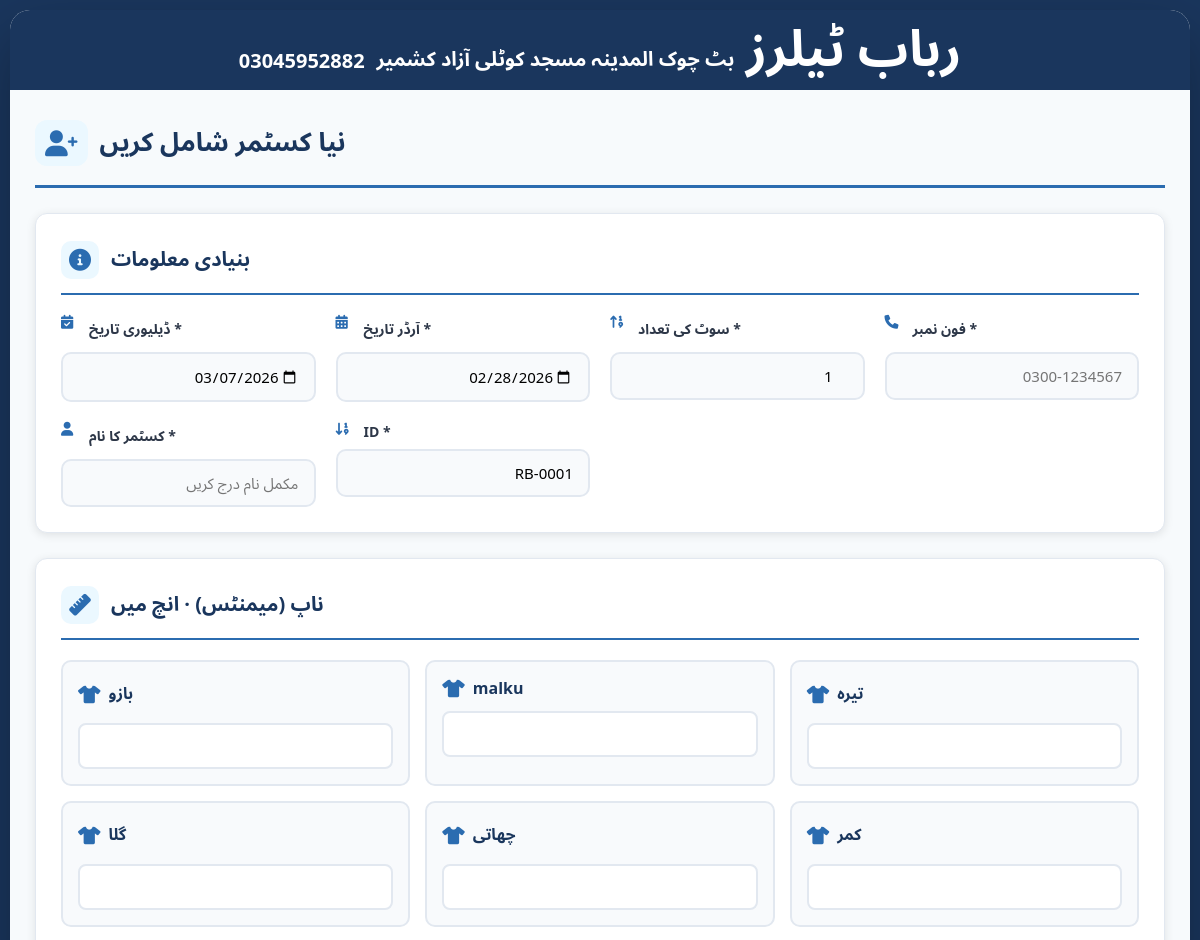
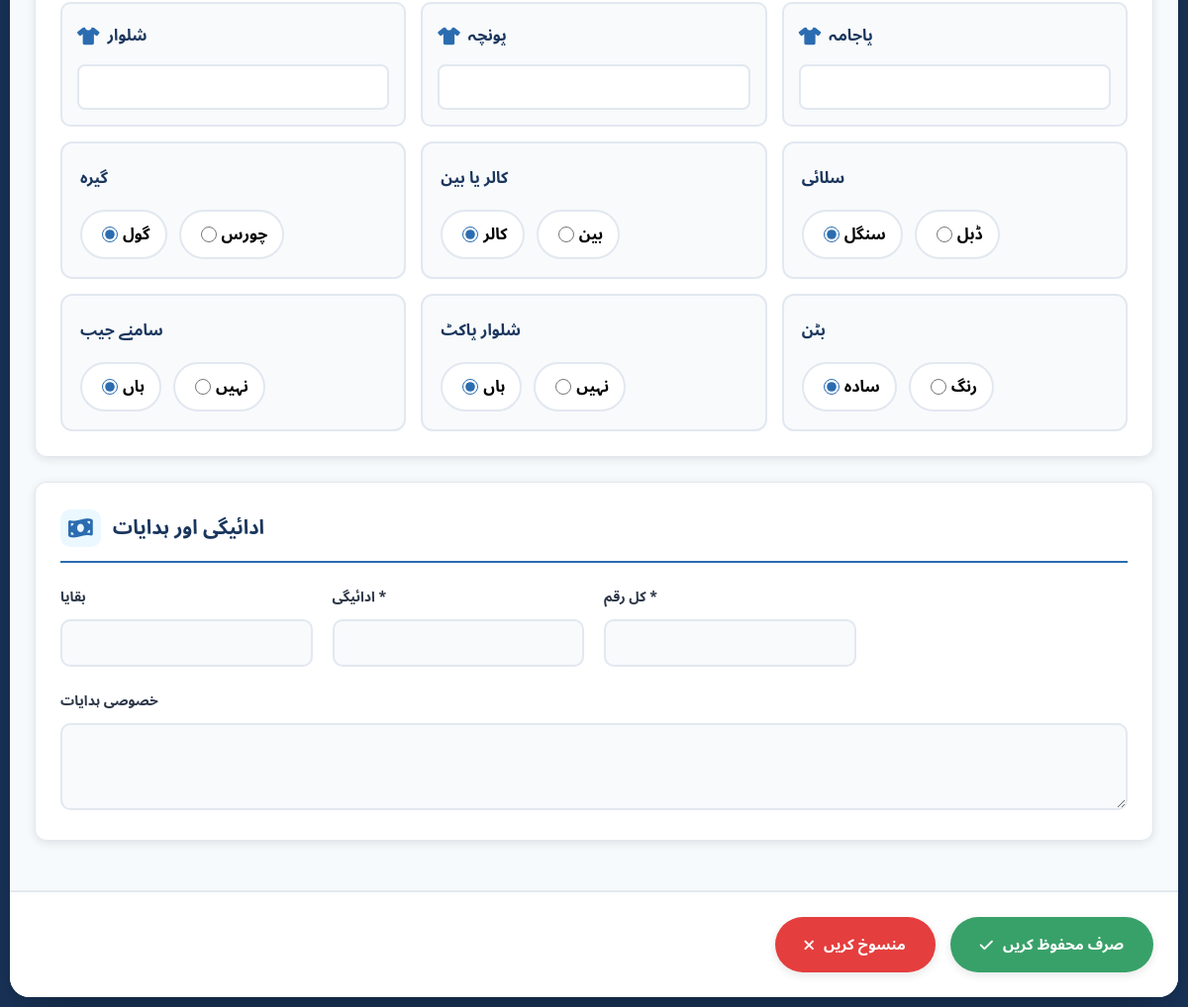
Screenshot of /add-customer with the database file from the repository (2 pictures, top to bottom).
### tables this page shows
CREATE TABLE custom_fields (
        id INTEGER PRIMARY KEY AUTOINCREMENT,
        field_name TEXT,
        field_label TEXT,
        field_type TEXT DEFAULT 'number',
        is_active INTEGER DEFAULT 1,
        sort_order INTEGER DEFAULT 0
    );

### app.py (the view, shortened to what this page needs)
@app.route('/add-customer', methods=['GET', 'POST'])
def add_customer():
    conn = get_db()
    cur = conn.cursor()
    cur.execute("SELECT customer_code FROM customers ORDER BY id DESC LIMIT 1")
    last = row_to_dict(cur.fetchone())
    cur.execute("SELECT * FROM custom_fields WHERE is_active=1 ORDER BY sort_order")
    fields = [row_to_dict(r) for r in cur.fetchall()]
    cur.close()
    conn.close()
    if last and last.get('customer_code') and last['customer_code'].startswith('RB-'):
        num = int(last['customer_code'].split('-')[1]) + 1
        auto_id = f"RB-{num:04d}"
    else:
        auto_id = "RB-0001"
    return render_template('add-customer.html', auto_id=auto_id, success=request.args.get('success'), fields=fields)

### app.py (called while the page is built)
def get_db():
    conn = sqlite3.connect('database.db')
    conn.row_factory = sqlite3.Row
    return conn

def row_to_dict(row):
    return dict(row) if row else None

### templates/add-customer.html (shortened to what this page needs)
<!DOCTYPE html>
<html lang="ur">
<head>
    <link rel="stylesheet" href="https://cdnjs.cloudflare.com/ajax/libs/font-awesome/6.0.0-beta3/css/all.min.css">
</head>
<body>
<div class="fullscreen-container">
    <header class="app-header">
        <div class="user-info">
            <span>03045952882</span>
            <span>بٹ چوک المدینہ مسجد کوٹلی آزاد کشمیر</span>
            <h1>رباب ٹیلرز</h1>
        </div>
    </header>
    <div class="main-content">
        <div class="content-area">
            <div class="page-header">
                <h2 class="page-title">
                    <i class="fas fa-user-plus"></i>
                    نیا کسٹمر شامل کریں
                </h2>
            </div>
            <form id="customer-form" method="POST" action="/add-customer">
                <div class="form-section">
                    <div class="section-header">
                        <i class="fas fa-info-circle"></i>
                        <h3>بنیادی معلومات</h3>
                    </div>
                    <div class="form-grid">
                        <div class="form-group">
                            <label><i class="fas fa-calendar-check"></i> ڈیلیوری تاریخ *</label>
                            <input type="date" class="form-control" name="delivery_date" id="delivery_date" required tabindex="6">
                        </div>
                        <div class="form-group">
                            <label><i class="fas fa-calendar-alt"></i> آرڈر تاریخ *</label>
                            <input type="date" class="form-control" name="order_date" id="order_date" required tabindex="5">
                        </div>
                        <div class="form-group">
                            <label><i class="fas fa-sort-numeric-up"></i> سوٹ کی تعداد *</label>
                            <input type="number" class="form-control" name="suits" min="1" value="1" required tabindex="4">
                        </div>
                        <div class="form-group">
                            <label><i class="fas fa-phone"></i> فون نمبر *</label>
                            <input type="tel" class="form-control" name="phone" placeholder="0300-1234567" required tabindex="3">
                        </div>
                        <div class="form-group">
                            <label><i class="fas fa-user"></i> کسٹمر کا نام *</label>
                            <input type="text" class="form-control" name="customer_name" placeholder="مکمل نام درج کریں" required tabindex="2">
                        </div>
                        <div class="form-group">
                            <label><i class="fas fa-sort-numeric-down"></i> ID *</label>
                            <input type="text" class="form-control" name="customer_code" value="{{ auto_id }}" required tabindex="1" readonly>
                        </div>
                    </div>
                </div>
                <div class="form-section">
                    <div class="section-header">
                        <i class="fas fa-ruler"></i>
                        <h3>ناپ (میمنٹس) · انچ میں</h3>
                    </div>
                    <div class="measurements-grid">
                        {% for field in fields %}
                        <div class="measurement-item">
                            <label><i class="fas fa-tshirt"></i> {{ field.field_label }}</label>
                            <input type="text" name="{{ field.field_name }}" step="0.5">
                        </div>
                        {% endfor %}
                        <div class="option-group">
                            <div class="option-title">گیرہ</div>
                            <div class="radio-group">
                                <label><input type="radio" name="gera" value="gol" checked> گول</label>
                                <label><input type="radio" name="gera" value="choras"> چورس</label>
                            </div>
                        </div>
                        <div class="option-group">
                            <div class="option-title">کالر یا بین</div>
                            <div class="radio-group">
                                <label><input type="radio" name="collar_type" value="collar" checked> کالر</label>
                                <label><input type="radio" name="collar_type" value="ban"> بین</label>
                            </div>
                        </div>
                        <div class="option-group">
                            <div class="option-title">سلائی</div>
                            <div class="radio-group">
                                <label><input type="radio" name="silai" value="single" checked> سنگل</label>
                                <label><input type="radio" name="silai" value="double"> ڈبل</label>
                            </div>
                        </div>
                        <div class="option-group">
                            <div class="option-title">سامنے جیب</div>
                            <div class="radio-group">
                                <label><input type="radio" name="front_pocket" value="yes" checked> ہاں</label>
                                <label><input type="radio" name="front_pocket" value="no"> نہیں</label>
                            </div>
                        </div>
                        <div class="option-group">
                            <div class="option-title">شلوار پاکٹ</div>
                            <div class="radio-group">
                                <label><input type="radio" name="shalwar_pocket" value="yes" checked> ہاں</label>
                                <label><input type="radio" name="shalwar_pocket" value="no"> نہیں</label>
                            </div>
                        </div>
                        <div class="option-group">
                            <div class="option-title">بٹن</div>
                            <div class="radio-group">
                                <label><input type="radio" name="button_type" value="simple" checked> سادہ</label>
                                <label><input type="radio" name="button_type" value="color"> رنگ</label>
                            </div>
                        </div>
                    </div>
                </div>
                <div class="form-section">
                    <div class="section-header">
                        <i class="fas fa-money-bill-wave"></i>
                        <h3>ادائیگی اور ہدایات</h3>
                    </div>
                    <div class="form-grid">
                        <div class="form-group">
                            <label>بقایا</label>
                            <input type="number" name="remaining_balance" id="remaining_balance" class="form-control" readonly>
                        </div>
                        <div class="form-group">
                            <label>ادائیگی *</label>
                            <input type="number" name="advance_payment" id="advance_payment" class="form-control" required>
                        </div>
                        <div class="form-group">
                            <label>کل رقم *</label>
                            <input type="number" name="total_amount" id="total_amount" class="form-control" required>
                        </div>
                    </div>
                    <div class="form-group" style="margin-top:20px;">
                        <label>خصوصی ہدایات</label>
                        <textarea name="notes" class="form-control" rows="3"></textarea>
                    </div>
                </div>
            </form>
        </div>
    </div>
    <div class="form-footer">
        <button class="btn btn-danger" id="cancelBtn">
            <i class="fas fa-times"></i> منسوخ کریں
        </button>
        <button class="btn btn-success" id="saveOnlyBtn">
            <i class="fas fa-check"></i> صرف محفوظ کریں
        </button>
    </div>
</div>
</body>
</html>

### rows the page displays
custom_fields: field_label "بازو"
custom_fields: field_label "malku"
custom_fields: field_label "تیرہ"
custom_fields: field_label "گلا"
custom_fields: field_label "چھاتی"
custom_fields: field_label "کمر"
custom_fields: field_label "شلوار"
custom_fields: field_label "پونچہ"
custom_fields: field_label "پاجامہ"
